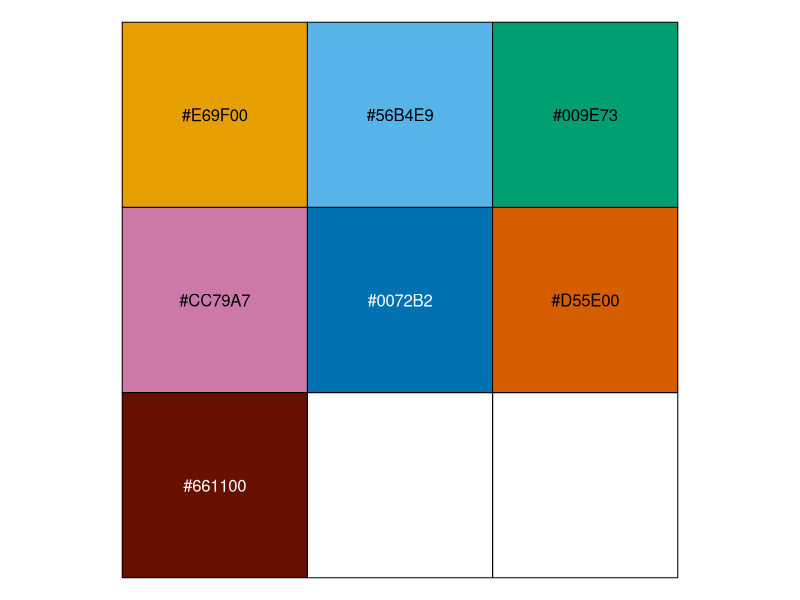

Recreate this plot in R. (Note: this script raises an error after producing the figure.)
####### August 2024 ######################################################################
## Authors: Naomi Waterlow , Alastair Clements, Chaelin Kim, Simon Procter, Gwen Knight ##
##########################################################################################
colours_friendly  <- c( "#E69F00", "#56B4E9", "#009E73",  "#CC79A7"
                       , "#0072B2", "#D55E00","#661100" )
scales::show_col(colours_friendly)

# comparison across bugs of fixed effects

# 1. Age differences are much bigger than any gender differences

# Read in models and data
model_files <- list.files(path = "output/", pattern = "fixed")
all_fixed <- do.call('rbind', lapply(paste0("output/",model_files), readRDS))
all_fixed <- data.table(all_fixed)

all_fixed[parameter == "age13to18Years", 
          parameter_nice := "Age 13 - 18"]
all_fixed[parameter == "age19to64Years", 
          parameter_nice := "Age 19 - 64"]
all_fixed[parameter == "age3to12Years", 
          parameter_nice := "Age 3 - 12"]
all_fixed[parameter == "age65to84Years", 
          parameter_nice := "Age 65 - 84"]
all_fixed[parameter == "age85andOver", 
          parameter_nice := "Age 85+"]
all_fixed[parameter == "birth_rate", 
          parameter_nice := "birth rate"]
all_fixed[parameter == "c_section", 
          parameter_nice := "c-section rate"]
all_fixed[parameter == "genderm", 
          parameter_nice := "Male"]
all_fixed[parameter == "genderm:birth_rate", 
          parameter_nice := "Male : birth rate"]
all_fixed[parameter == "genderm:c_section", 
          parameter_nice := "Male : c-section rate"]
all_fixed[parameter == "Intercept", 
          parameter_nice := "Intercept"]

all_fixed[, parameter_nice := factor(parameter_nice, levels = c(
 "Intercept", "Male",  "Age 3 - 12", "Age 13 - 18", "Age 19 - 64", "Age 65 - 84", 
  "Age 85+", "birth rate", "Male : birth rate", "c-section rate", "Male : c-section rate"
))]

all_fixed[,bug_drug := paste0(bug, ", ", drug)]

all_fixed[parameter %in% c("age13to18Years", "age19to64Years", 
                           "age3to12Years", "age65to84Years", "age85andOver"), grouping := "ages"]
all_fixed[parameter %in% c("genderm","birth_rate","genderm:birth_rate", 
                           "c_section", "genderm:c_section"), grouping := "gender"]
all_fixed[parameter == "Intercept", grouping := "Intercept"]


ALL_FIXED <- ggplot(all_fixed, aes(x = parameter_nice, y = Estimate, ymin = Q2.5, ymax = Q97.5, 
                      colour = bug_drug, shape = Model)) +
  geom_hline(yintercept = 1, linetype = "dashed")+
  geom_pointrange(position = position_dodge2(width = 0.8)) + 
  theme_bw() + 
  facet_grid(.~grouping, scale = "free",space = "free_x")+
  theme(axis.text.x = element_text(angle = 90, vjust = 0.5, hjust = 1), 
        strip.background = element_blank(),
        strip.text.x = element_blank()) + 
  scale_color_manual(values = c(colours_friendly[c(1:4)]))+
  labs(x = "parameter", y = "Estimate (95% CI)", colour = "Bacteria, antibiotic", 
       title = "Fixed effects")


##### 2. But we see variation in the country by Intercept, and also by slope (less).


# Read in models and data
model_files <- list.files(path = "output/", pattern = "random")
all_random <- do.call('rbind', lapply(paste0("output/",model_files), readRDS))
all_random <- data.table(all_random)

all_random[bug == "Escherichia coli",bug_short := "E.coli"]
all_random[bug == "Staphylococcus aureus",bug_short := "S.aureus"]

all_random[drug == "ampicillin",drug_short := "amp."]
all_random[drug == "levofloxacin",drug_short := "levo."]
all_random[drug == "erythromycin",drug_short := "eryth."]


temp <- all_random[Model ==2 & covariate == "Intercept" & drug == "levofloxacin" & 
                     bug == "Staphylococcus aureus"]
country_order <- temp[order(Estimate)]$parameter
all_random[,parameter := factor(parameter, levels = country_order)]

GENDER_RANDOM <- ggplot(all_random[Model ==2 & covariate == "genderm"],
                        aes(x = parameter, y = Estimate, ymin = Q25, 
                       ymax = Q975, colour = drug_short)) + 
         geom_pointrange(position = position_dodge2(width = 0.7)) +
  facet_grid(bug_short+drug_short~covariate) + 
  theme_bw() + 
  theme(axis.text.x = element_text(angle = 90, vjust = 0.5, hjust = 1), 
        strip.background = element_blank(),
        strip.text.x = element_blank()) + 
  labs(x = "country", y = "Estimate (95% CI)", colour = "Antibiotic", 
       title = "Random effects (gender) - Model 2") + 
  scale_color_manual(values = colours_friendly[c(5:7)])+
  geom_hline(yintercept = 0, linetype = "dashed")

INTERCEPT_RANDOM <- ggplot(all_random[Model ==2 & covariate == "Intercept"], aes(x = parameter, y = Estimate, ymin = Q25, 
                                                                            ymax = Q975, colour = drug_short)) + 
  geom_pointrange(position = position_dodge2(width = 0.7)) +
  facet_grid(bug_short+drug_short~covariate) + 
  theme_bw() + 
  theme(axis.text.x = element_text(angle = 90, vjust = 0.5, hjust = 1), 
        strip.background = element_blank(),
        strip.text.x = element_blank()) + 
  labs(x = "country", y = "Estimate (95% CI)", colour = "Antibiotic", 
       title = "Random effects (Intercept) - Model 2") + 
  scale_color_manual(values = colours_friendly[c(5:7)])+
  geom_hline(yintercept = 0, linetype = "dashed")

grid.arrange(ALL_FIXED, GENDER_RANDOM, INTERCEPT_RANDOM, layout_matrix = rbind(c(1,2), 
                                                                               c(1,3)))

leg <- get_legend(GENDER_RANDOM)
# 3. birth rate may allow us to explain some of the country specific variation, 
# but not the gender slope. 

# so this can be the variation things

model_files <- list.files(path = "output/", pattern = "var")
var_all <- do.call('rbind', lapply(paste0("output/",model_files), readRDS))
var_all <- data.table(var_all)
var_all[, bug_drug := paste0(bug, ", ", drug)]
var_all <- data.table(var_all)

ggplot(var_all, aes(x = bug_drug, y = Estimate, ymin = Q2.5, ymax = Q97.5, 
                    colour = Model)) + 
  geom_pointrange(position = position_dodge2(width = 0.1)) + facet_grid(variable~., scales = "free_y") + 
  theme_bw()

var_summarised <- dcast.data.table(var_all, variable + bug + drug + bug_drug ~ Model, value.var = "Estimate")
var_summarised[,perc_change :=( (`Model 3` - `Model 2`)/ `Model 3`)*100]

ggsave(paste0("plots/figure.pdf"),
       plot =grid.arrange(ALL_FIXED, INTERCEPT_RANDOM + theme(legend.position = "none"),
                          GENDER_RANDOM + theme(legend.position = "none"), 
                          leg
                          ,layout_matrix = rbind(c(1,1,1,1,1,2,2,2,2,4),
                                                c(1,1,1,1,1,3,3,3,3,4))), 
       width = 18, height = 10)



  
